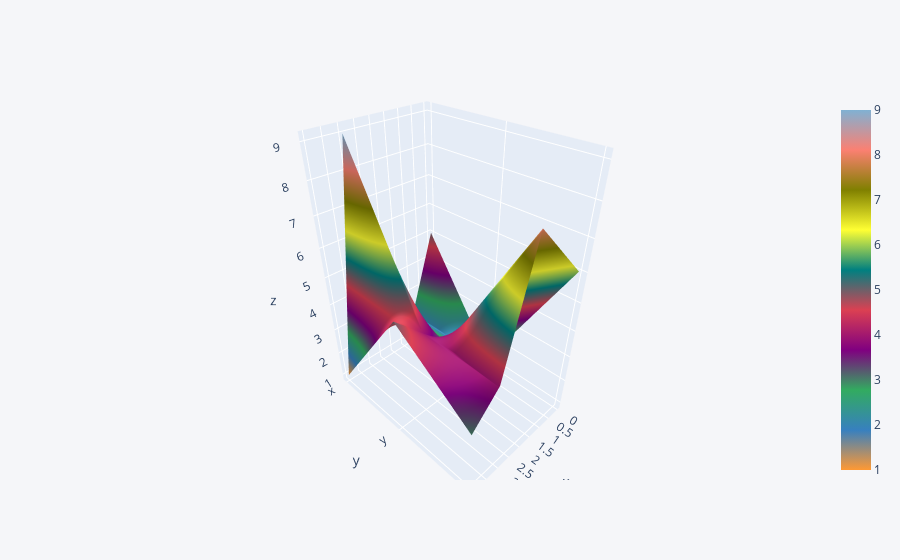

Notebook code for this chart:
### Code cell
df2.iplot(kind = 'surface')

### Figure 1 — Plotly figure (JSON) as saved in the notebook; plotly's stock layout.template omitted (floating-point values rounded to 4 significant figures)
{"data": [{"colorscale": [[0, "rgb(255, 153, 51)"], [0.1111, "rgb(55, 128, 191)"], [0.2222, "rgb(50, 171, 96)"], [0.3333, "rgb(128, 0, 128)"], [0.4444, "rgb(219, 64, 82)"], [0.5556, "rgb(0, 128, 128)"], [0.6667, "rgb(255, 255, 51)"], [0.7778, "rgb(128, 128, 0)"], [0.8889, "rgb(251, 128, 114)"], [1, "rgb(128, 177, 211)"]], "type": "surface", "x": [0, 1, 2, 3, 4], "y": ["x", "y", "z"], "z": [[5, 2, 3, 9, 1], [1, 2, 3, 4, 5], [6, 7, 8, 4, 3]]}], "layout": {"legend": {"bgcolor": "#F5F6F9", "font": {"color": "#4D5663"}}, "paper_bgcolor": "#F5F6F9", "plot_bgcolor": "#F5F6F9", "title": {"font": {"color": "#4D5663"}}, "xaxis": {"gridcolor": "#E1E5ED", "showgrid": true, "tickfont": {"color": "#4D5663"}, "title": {"font": {"color": "#4D5663"}, "text": ""}, "zerolinecolor": "#E1E5ED"}, "yaxis": {"gridcolor": "#E1E5ED", "showgrid": true, "tickfont": {"color": "#4D5663"}, "title": {"font": {"color": "#4D5663"}, "text": ""}, "zerolinecolor": "#E1E5ED"}}}
